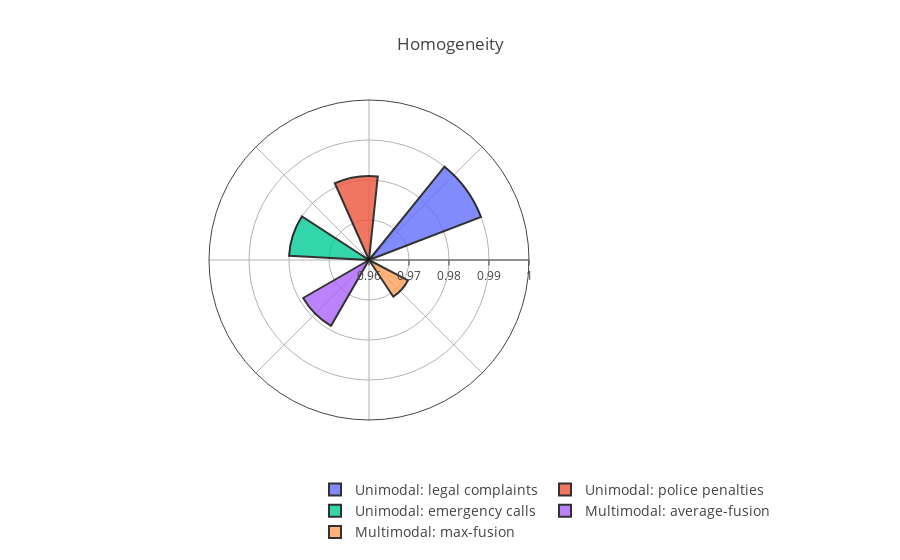

The notebook cell this image was saved under:
### Code cell
homogeneity_values=[0.990,0.981,0.980,0.979,0.971]
width= list(map(lambda x: compute_width(x,max(homogeneity_values),30), homogeneity_values))

fig = go.Figure(go.Barpolar())

for i in list(range(5)):
    
    fig.add_trace(go.Barpolar(
        r=[homogeneity_values[i]],
        theta=[theta[i]],
        width=[width[i]],
        marker_color=[px.colors.qualitative.Plotly[i]],
        marker_line_color="black",
        marker_line_width=2,
        opacity=0.8,
        name = labels[i]
    ))        

fig.update_layout(
    template=None,
    title = "Homogeneity",
    polar = dict(
        radialaxis = dict(range=[0.96, 1.0], showticklabels=True, tickmode = 'linear', tick0 = 0.96, dtick = 0.01),
        angularaxis = dict(showticklabels=False, ticks='')
    ),
    legend_font_size=14,
    legend=dict(orientation="h",
                yanchor="bottom",
                y=-0.4,
                xanchor="center",
                x=1),
    showlegend = True
)

file_path = '/Users/anamaria/Desktop/multimodal prediction draft figures/'
fig.write_image(file_path+'GLCM_homogeneity.svg')
fig.show()

### Figure 1 — Plotly figure (JSON) as saved in the notebook; plotly's stock layout.template omitted (floating-point values rounded to 4 significant figures)
{"data": [{"type": "barpolar"}, {"marker": {"color": ["#636efa"], "line": {"color": "black", "width": 2}}, "name": "Unimodal: legal complaints", "opacity": 0.8, "r": [0.99], "theta": [36], "type": "barpolar", "width": [30]}, {"marker": {"color": ["#EF553B"], "line": {"color": "black", "width": 2}}, "name": "Unimodal: police penalties", "opacity": 0.8, "r": [0.981], "theta": [99], "type": "barpolar", "width": [30]}, {"marker": {"color": ["#00cc96"], "line": {"color": "black", "width": 2}}, "name": "Unimodal: emergency calls", "opacity": 0.8, "r": [0.98], "theta": [162], "type": "barpolar", "width": [30]}, {"marker": {"color": ["#ab63fa"], "line": {"color": "black", "width": 2}}, "name": "Multimodal: average-fusion", "opacity": 0.8, "r": [0.979], "theta": [225], "type": "barpolar", "width": [30]}, {"marker": {"color": ["#FFA15A"], "line": {"color": "black", "width": 2}}, "name": "Multimodal: max-fusion", "opacity": 0.8, "r": [0.971], "theta": [318], "type": "barpolar", "width": [29]}], "layout": {"legend": {"font": {"size": 14}, "orientation": "h", "x": 1, "xanchor": "center", "y": -0.4, "yanchor": "bottom"}, "polar": {"angularaxis": {"showticklabels": false, "ticks": ""}, "radialaxis": {"dtick": 0.01, "range": [0.96, 1], "showticklabels": true, "tick0": 0.96, "tickmode": "linear"}}, "showlegend": true, "title": {"text": "Homogeneity"}}}
